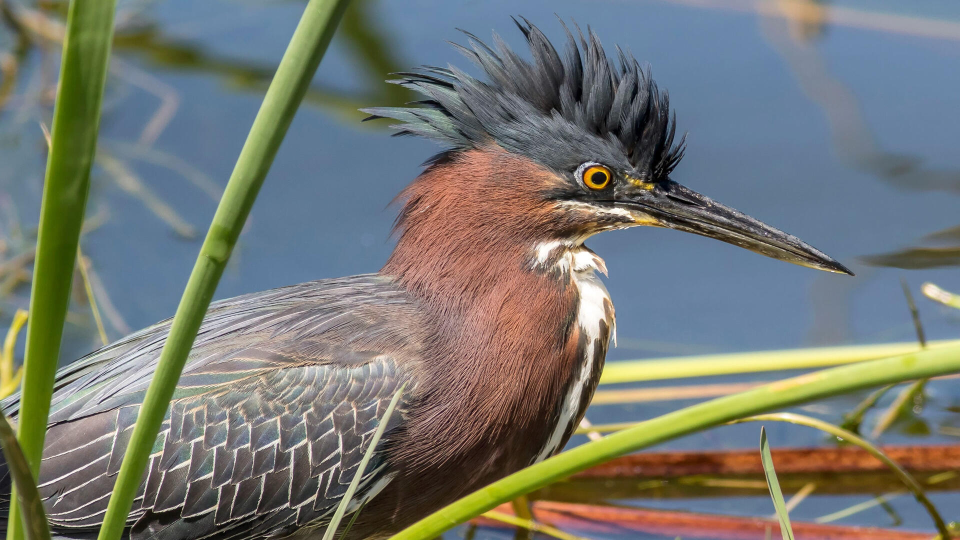
#> input picture Open+CV+Files/CONTENT FILES/bird.jpg, 1920 x 1080 px (shown at 1/2 size)
$ jupyter execute --allow-errors '14 Edge Detection.ipynb'
#> lines starting #> are read from the running program, lines starting #| are printed output that depends on the picture
# Canny Edge Detection

1. Noise Reduction
2. Intensity of the gradient of the image
3. Non-maximum suppression
4. Thresholding

[cell 1]
import cv2
import numpy as np

[cell 2]
img = cv2.imread("bird.jpg",0)
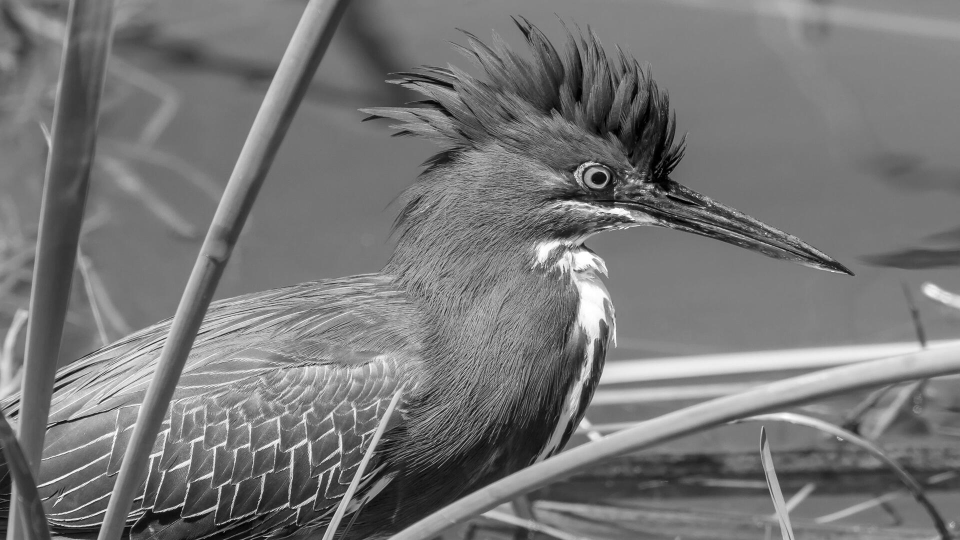
#> img: shape (1080, 1920) (shown at 1/2 size); min 0, max 255, mean 118.5

[cell 3]
resize = cv2.resize(img, (520,520))
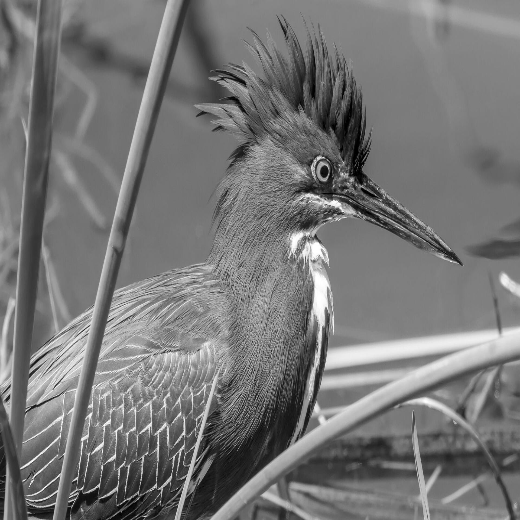
#> resize: shape (520, 520); min 0, max 255, mean 118.4
min_thresh = 100
max_thresh = 200
edges = cv2.Canny(resize , min_thresh , max_thresh)
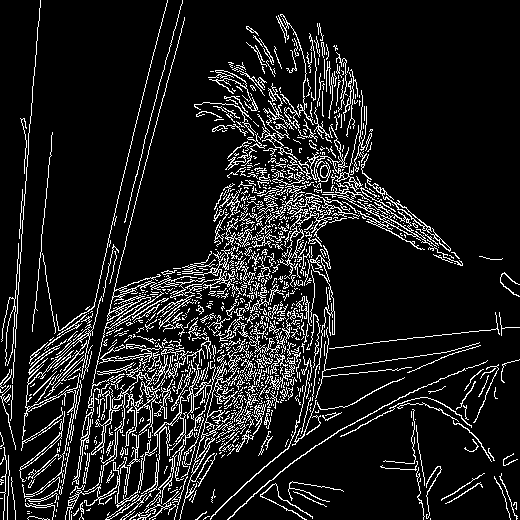
#> edges: shape (520, 520); 11.4% white in thin lines or dots

$ run again, with Open+CV+Files/CONTENT FILES/highway.jpg copied over Open+CV+Files/CONTENT FILES/bird.jpg
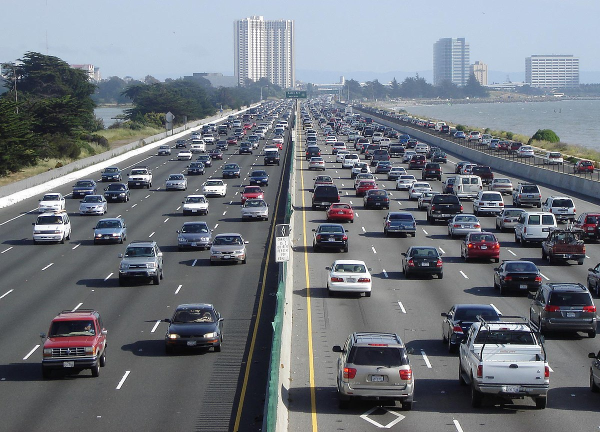
#> input picture Open+CV+Files/CONTENT FILES/highway.jpg, 1200 x 864 px (shown at 1/2 size)
#> `resize = cv2.resize(img, (520,520))`:
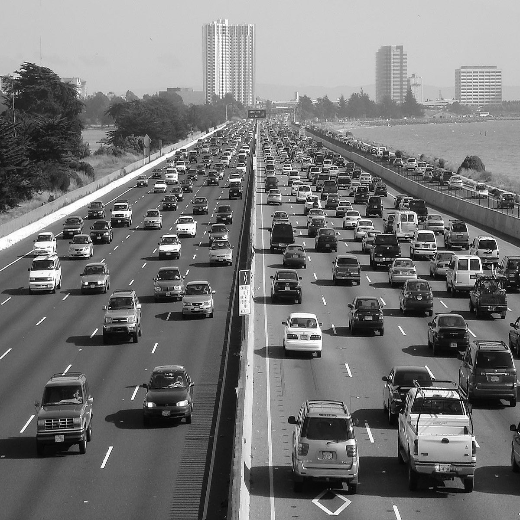
#> resize: shape (520, 520); min 0, max 255, mean 118.4
#> `edges = cv2.Canny(resize , min_thresh , max_thresh)`:
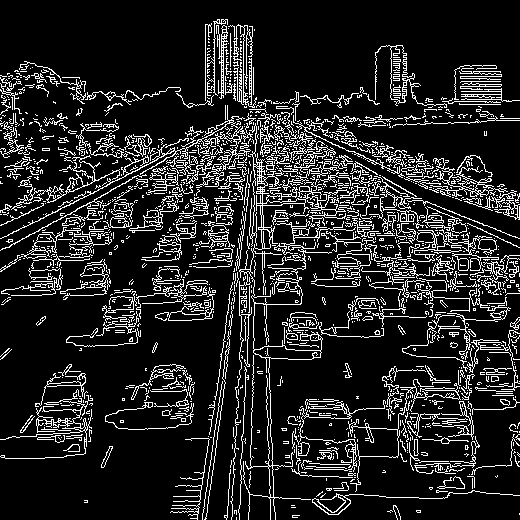
#> edges: shape (520, 520); 14.2% white in thin lines or dots

$ run again, with Open+CV+Files/CONTENT FILES/people.jpg copied over Open+CV+Files/CONTENT FILES/bird.jpg
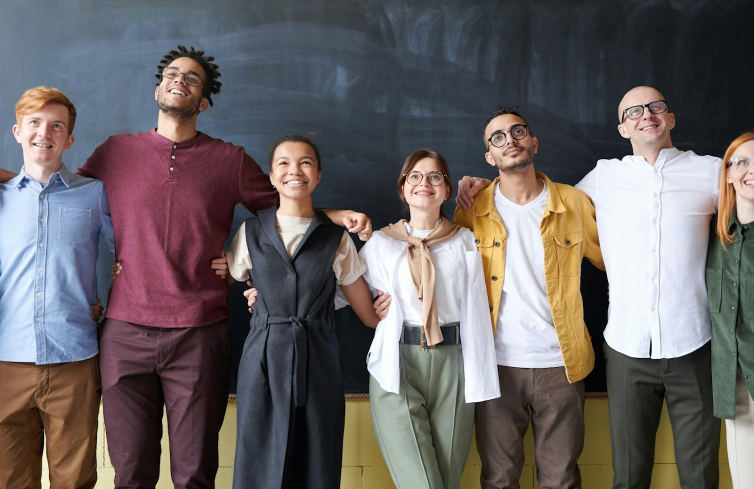
#> input picture Open+CV+Files/CONTENT FILES/people.jpg, 1507 x 977 px (shown at 1/2 size)
#> `resize = cv2.resize(img, (520,520))`:
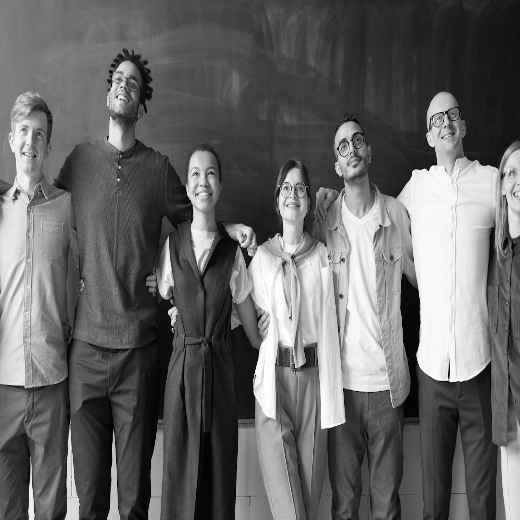
#> resize: shape (520, 520); min 0, max 255, mean 101.2
#> `edges = cv2.Canny(resize , min_thresh , max_thresh)`:
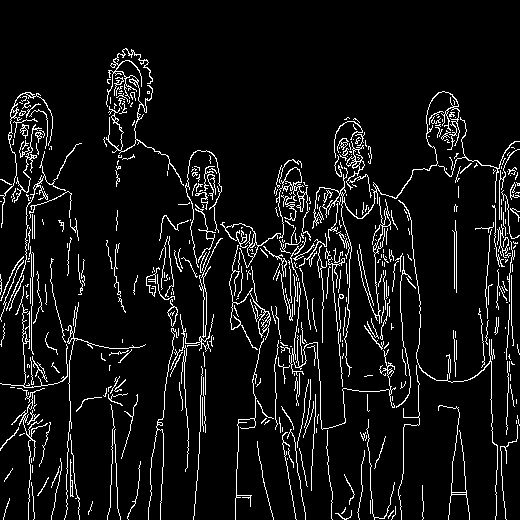
#> edges: shape (520, 520); 7.3% white in thin lines or dots
